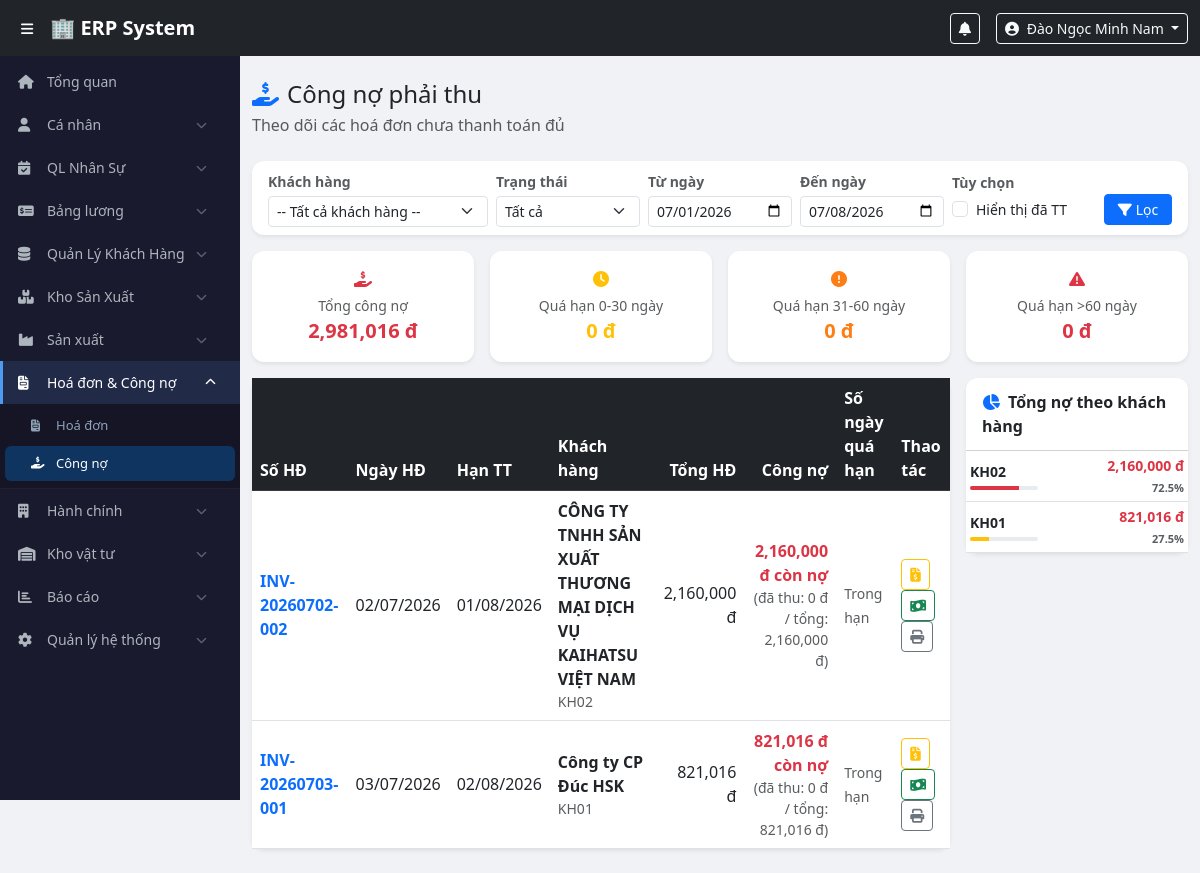
Screenshot of /modules/invoice/debt.php (signed in) with the database file from the repository.
### tables this page shows
CREATE TABLE `invoices` (
  `id` int(11) NOT NULL,
  `invoice_no` varchar(30) NOT NULL,
  `invoice_date` date DEFAULT NULL,
  `due_date` date DEFAULT NULL,
  `customer_id` int(11) NOT NULL,
  `total_amount` decimal(15,0) NOT NULL DEFAULT 0,
  `subtotal` decimal(15,0) NOT NULL DEFAULT 0,
  `vat_rate` decimal(5,2) NOT NULL DEFAULT 0.00,
  `vat_amount` decimal(15,0) NOT NULL DEFAULT 0,
  `note` text DEFAULT NULL,
  `delivery_id` int(11) DEFAULT NULL,
  `status` enum('draft','unpaid','partial','paid','cancelled') DEFAULT 'unpaid',
  `created_by` int(11) DEFAULT NULL,
  `confirmed_by` int(11) DEFAULT NULL,
  `confirmed_at` timestamp NULL DEFAULT NULL,
  `created_at` timestamp NOT NULL DEFAULT current_timestamp(),
  `updated_at` timestamp NOT NULL DEFAULT current_timestamp() ON UPDATE current_timestamp(),
  `bkav_invoice_no` varchar(50) DEFAULT NULL COMMENT 'Số hoá đơn do BKAV cấp',
  `bkav_status` varchar(20) DEFAULT NULL COMMENT 'issued | error | null',
  `bkav_issued_at` datetime DEFAULT NULL COMMENT 'Thời điểm xuất thành công',
  `bkav_raw_response` text DEFAULT NULL COMMENT 'Raw response từ BKAV (debug)',
  `is_locked` tinyint(1) NOT NULL DEFAULT 0 COMMENT '1 = đã khoá, chỉ director sửa được',
  `locked_bkav_no` varchar(50) DEFAULT NULL COMMENT 'Số HĐ BKAV nhập khi khoá',
  `locked_bkav_date` date DEFAULT NULL COMMENT 'Ngày HĐ BKAV nhập khi khoá',
  `locked_at` datetime DEFAULT NULL,
  `locked_by` int(11) DEFAULT NULL
);

CREATE TABLE `customers` (
  `id` int(11) NOT NULL,
  `customer_code` varchar(30) DEFAULT NULL,
  `customer_name` varchar(200) NOT NULL,
  `address` text DEFAULT NULL,
  `tax_code` varchar(20) DEFAULT NULL COMMENT 'Mã số thuế',
  `vat_rate` tinyint(4) NOT NULL DEFAULT 8 COMMENT 'VAT mặc định (%)',
  `contact_person` varchar(100) DEFAULT NULL,
  `phone` varchar(20) DEFAULT NULL,
  `email` varchar(100) DEFAULT NULL,
  `is_active` tinyint(1) DEFAULT 1,
  `created_by` int(11) DEFAULT NULL,
  `created_at` timestamp NOT NULL DEFAULT current_timestamp(),
  `updated_at` timestamp NOT NULL DEFAULT current_timestamp() ON UPDATE current_timestamp()
);

### modules/invoice/debt.php (the view, shortened to what this page needs)
<?php
$pdo = getDBConnection();
$filterStatus   = trim((string)($_GET['status'] ?? 'all'));
$showPaid       = isset($_GET['show_paid']) && $_GET['show_paid'] === '1';
$filterFrom     = trim((string)($_GET['from'] ?? date('Y-m-01')));
$filterTo       = trim((string)($_GET['to'] ?? date('Y-m-d')));
$where = [
    "i.status NOT IN ('draft', 'cancelled')",
    'i.invoice_date BETWEEN ? AND ?',
];
$params = [$filterFrom, $filterTo];
$sql = "
    SELECT i.id, i.invoice_no, i.invoice_date, i.due_date,
           i.total_amount, i.status,
           c.customer_name, c.customer_code,
           COALESCE(p.paid_amount, 0) AS paid_amount,
           (i.total_amount - COALESCE(p.paid_amount, 0)) AS remaining,
           CASE WHEN i.due_date IS NULL THEN 0 ELSE DATEDIFF(CURDATE(), i.due_date) END AS days_overdue
    FROM invoices i
    LEFT JOIN customers c ON c.id = i.customer_id
    LEFT JOIN (
        SELECT invoice_id, SUM(amount) AS paid_amount
        FROM payments
        GROUP BY invoice_id
    ) p ON p.invoice_id = i.id
    WHERE " . implode(' AND ', $where) . "
    ORDER BY days_overdue DESC, i.due_date ASC, i.invoice_date DESC, i.id DESC
";
$stmt = $pdo->prepare($sql);
$stmt->execute($params);
$rows = $stmt->fetchAll(PDO::FETCH_ASSOC);
if (!$showPaid) {
    $rows = array_values(array_filter($rows, static fn($r) => (float)$r['remaining'] > 0.01));
}
$summary = [
    'total_debt' => 0,
    'bucket_0_30' => 0,
    'bucket_31_60' => 0,
    'bucket_60_plus' => 0,
];
$customerDebt = [];
foreach ($rows as $r) {
    $remaining = (float)$r['remaining'];
    $summary['total_debt'] += $remaining;
    $customerLabel = trim($r['customer_code'] ?? '');
    if (!isset($customerDebt[$customerLabel])) {
        $customerDebt[$customerLabel] = 0;
    }
    $customerDebt[$customerLabel] += $remaining;
}
arsort($customerDebt);
function debtRowClass(int $daysOverdue): string {
    if ($daysOverdue <= 0) return '';
    return 'bg-danger bg-opacity-25';
}
include $_SERVER['DOCUMENT_ROOT'] . '/erp/includes/header.php';
include $_SERVER['DOCUMENT_ROOT'] . '/erp/includes/sidebar.php';
?>
<div class="main-content">
<div class="container-fluid py-4">
    <div class="mb-4">
        <h4 class="mb-1"><i class="fas fa-hand-holding-usd me-2 text-primary"></i>Công nợ phải thu</h4>
        <p class="text-muted mb-0">Theo dõi các hoá đơn chưa thanh toán đủ</p>
    </div>
    <div class="card border-0 shadow-sm mb-3">
        <div class="card-body py-2">
            <form class="row g-2 align-items-center" method="GET">
                <div class="col-md-3">
                    <label class="form-label form-label-sm mb-1 small text-muted fw-semibold">Khách hàng</label>
                    <select name="customer_id" class="form-select form-select-sm">
                        <option value="0">-- Tất cả khách hàng --</option>
                    </select>
                </div>
                <div class="col-md-2">
                    <label class="form-label form-label-sm mb-1 small text-muted fw-semibold">Trạng thái</label>
                    <select name="status" class="form-select form-select-sm">
                        <option value="all" <?= $filterStatus === 'all' ? 'selected' : '' ?>>Tất cả</option>
                    </select>
                </div>
                <div class="col-md-2">
                    <label class="form-label form-label-sm mb-1 small text-muted fw-semibold">Từ ngày</label>
                    <input type="date" name="from" class="form-control form-control-sm" value="<?= htmlspecialchars($filterFrom) ?>">
                </div>
                <div class="col-md-2">
                    <label class="form-label form-label-sm mb-1 small text-muted fw-semibold">Đến ngày</label>
                    <input type="date" name="to" class="form-control form-control-sm" value="<?= htmlspecialchars($filterTo) ?>">
                </div>
                <div class="col-md-2">
                    <label class="form-label form-label-sm mb-1 small text-muted fw-semibold d-block">Tùy chọn</label>
                    <div class="form-check">
                        <input class="form-check-input" type="checkbox" value="1" id="showPaid" name="show_paid" <?= $showPaid ? 'checked' : '' ?>>
                        <label class="form-check-label small" for="showPaid">Hiển thị đã TT</label>
                    </div>
                </div>
                <div class="col-md-1 d-grid pt-md-4">
                    <button class="btn btn-sm btn-primary"><i class="fas fa-filter me-1"></i>Lọc</button>
                </div>
            </form>
        </div>
    </div>
    <div class="row g-3 mb-3">
        <div class="col-md-3">
            <div class="card border-0 shadow-sm text-center py-3">
                <div class="mb-1"><i class="fas fa-hand-holding-usd text-danger"></i></div>
                <div class="text-muted small">Tổng công nợ</div>
                <div class="fs-5 fw-bold text-danger"><?= number_format($summary['total_debt']) ?> đ</div>
            </div>
        </div>
        <div class="col-md-3">
            <div class="card border-0 shadow-sm text-center py-3">
                <div class="mb-1"><i class="fas fa-clock text-warning"></i></div>
                <div class="text-muted small">Quá hạn 0-30 ngày</div>
                <div class="fs-5 fw-bold text-warning"><?= number_format($summary['bucket_0_30']) ?> đ</div>
            </div>
        </div>
        <div class="col-md-3">
            <div class="card border-0 shadow-sm text-center py-3">
                <div class="mb-1"><i class="fas fa-exclamation-circle" style="color:#fd7e14"></i></div>
                <div class="text-muted small">Quá hạn 31-60 ngày</div>
                <div class="fs-5 fw-bold" style="color:#fd7e14"><?= number_format($summary['bucket_31_60']) ?> đ</div>
            </div>
        </div>
        <div class="col-md-3">
            <div class="card border-0 shadow-sm text-center py-3">
                <div class="mb-1"><i class="fas fa-exclamation-triangle text-danger"></i></div>
                <div class="text-muted small">Quá hạn &gt;60 ngày</div>
                <div class="fs-5 fw-bold text-danger"><?= number_format($summary['bucket_60_plus']) ?> đ</div>
            </div>
        </div>
    </div>
    <div class="row g-3">
        <div class="col-lg-9">
            <div class="card border-0 shadow-sm">
                <div class="card-body p-0">
                    <div class="table-responsive">
                        <table class="table table-hover align-middle mb-0">
                            <thead class="table-dark">
                                <tr>
                                    <th>Số HĐ</th>
                                    <th>Ngày HĐ</th>
                                    <th>Hạn TT</th>
                                    <th>Khách hàng</th>
                                    <th class="text-end">Tổng HĐ</th>
                                    <th class="text-end">Công nợ</th>
                                    <th>Số ngày quá hạn</th>
                                    <th>Thao tác</th>
                                </tr>
                            </thead>
                            <tbody>
                            <?php if (empty($rows)): ?>
                                <tr><td colspan="8" class="text-center text-muted py-4">Không có công nợ phù hợp</td></tr>
                            <?php else: ?>
                                <?php foreach ($rows as $r):
                                    $remaining = (float)$r['remaining'];
                                    $daysOverdue = (int)$r['days_overdue'];
                                ?>
                                <tr class="<?= debtRowClass($daysOverdue) ?>"
                                    style="cursor:pointer"
                                    onclick="window.location='invoice_detail.php?id=<?= (int)$r['id'] ?>'">
                                    <td class="fw-semibold text-primary"><?= htmlspecialchars($r['invoice_no']) ?></td>
                                    <td><?= $r['invoice_date'] ? date('d/m/Y', strtotime($r['invoice_date'])) : '—' ?></td>
                                    <td><?= $r['due_date'] ? date('d/m/Y', strtotime($r['due_date'])) : '—' ?></td>
                                    <td>
                                        <div class="fw-semibold"><?= htmlspecialchars($r['customer_name'] ?? '—') ?></div>
                                        <div class="text-muted small"><?= htmlspecialchars($r['customer_code'] ?? '') ?></div>
                                    </td>
                                    <td class="text-end"><?= number_format($r['total_amount']) ?> đ</td>
                                    <td class="text-end">
                                        <div class="fw-bold <?= $remaining > 0.01 ? 'text-danger' : 'text-success' ?>">
                                            <?= number_format($remaining) ?> đ còn nợ
                                        </div>
                                        <div class="text-muted small">
                                            (đã thu: <?= number_format($r['paid_amount']) ?> đ / tổng: <?= number_format($r['total_amount']) ?> đ)
                                        </div>
                                    </td>
                                    <td>
                                        <?php if ($daysOverdue > 0): ?>
                                            <span class="fw-semibold text-danger"><?= $daysOverdue ?> ngày</span>
                                        <?php else: ?>
                                            <span class="text-muted small">Trong hạn</span>
                                        <?php endif; ?>
                                    </td>
                                    <td>
                                        <button class="btn btn-sm btn-outline-warning btn-vat-placeholder" title="Xuất hóa đơn VAT (đang hoàn thiện)" onclick="event.stopPropagation()">
                                            <i class="fas fa-file-invoice-dollar"></i>
                                        </button>
                                        <?php if ($remaining > 0.01): ?>
                                        <button class="btn btn-sm btn-outline-success btn-pay"
                                                data-id="<?= (int)$r['id'] ?>"
                                                data-no="<?= htmlspecialchars($r['invoice_no']) ?>"
                                                data-debt="<?= (float)$remaining ?>"
                                                title="Ghi thu"
                                                onclick="event.stopPropagation()">
                                            <i class="fas fa-money-bill-wave"></i>
                                        </button>
                                        <?php endif; ?>
                                        <a href="/erp/api/invoice/print_invoice.php?id=<?= (int)$r['id'] ?>" target="_blank" class="btn btn-sm btn-outline-secondary" title="In HĐ" onclick="event.stopPropagation()">
                                            <i class="fas fa-print"></i>
                                        </a>
                                    </td>
                                </tr>
                                <?php endforeach; ?>
                            <?php endif; ?>
                            </tbody>
                        </table>
                    </div>
                </div>
            </div>
        </div>
        <div class="col-lg-3">
            <div class="card border-0 shadow-sm">
                <div class="card-header bg-white fw-bold">
                    <i class="fas fa-chart-pie me-2 text-primary"></i>Tổng nợ theo khách hàng
                </div>
                <div class="card-body p-0">
                    <div class="table-responsive">
                        <table class="table table-sm align-middle mb-0">
                            <tbody>
                            <?php if (empty($customerDebt)): ?>
                                <tr><td class="text-center text-muted py-3">Không có dữ liệu</td></tr>
                            <?php else: ?>
                                <?php foreach ($customerDebt as $customerLabel => $amount): ?>
                                <?php
                                    $percent = $summary['total_debt'] > 0 ? ($amount / $summary['total_debt']) * 100 : 0;
                                    $barClass = $percent >= 50 ? 'bg-danger' : ($percent >= 20 ? 'bg-warning' : 'bg-success');
                                ?>
                                <tr>
                                    <td>
                                        <div class="small fw-semibold"><?= htmlspecialchars($customerLabel) ?></div>
                                        <div class="progress mt-1" style="height:4px">
                                            <div class="progress-bar <?= $barClass ?>" style="width:<?= min(100, round($percent, 2)) ?>%"></div>
                                        </div>
                                    </td>
                                    <td class="text-end text-danger fw-semibold small">
                                        <?= number_format($amount) ?> đ<br>
                                        <span class="text-muted" style="font-size:11px"><?= round($percent, 1) ?>%</span>
                                    </td>
                                </tr>
                                <?php endforeach; ?>
                            <?php endif; ?>
                            </tbody>
                        </table>
                    </div>
                </div>
            </div>
        </div>
    </div>
</div>
</div>
<?php include $_SERVER['DOCUMENT_ROOT'] . '/erp/includes/footer.php'; ?>

### assets/css/style.css (style rules this page uses)
body { padding-top: 56px; background: #f0f2f5; font-family: 'Segoe UI', sans-serif; }
.main-content { margin-left: 240px; transition: margin-left 0.3s; min-height: calc(100vh - 56px); }
.card { border-radius: 12px !important; }
.card-header { border-radius: 12px 12px 0 0 !important; padding: 12px 16px; }

### rows the page displays
invoices: invoice_no "INV-20260702-002", invoice_date "02/07/2026", due_date "01/08/2026", customer.customer_name "CÔNG TY TNHH SẢN XUẤT THƯƠNG MẠI DỊCH VỤ KAIHATSU VIỆT NAM", customer.customer_code "KH02", total_amount "2,160,000", remaining "2,160,000", paid_amount "0"
invoices: invoice_no "INV-20260703-001", invoice_date "03/07/2026", due_date "02/08/2026", customer.customer_name "Công ty CP Đúc HSK", customer.customer_code "KH01", total_amount "821,016", remaining "821,016", paid_amount "0"
customers: customer_code "KH01"

### other values shown
$user['full_name'] "Đào Ngọc Minh Nam"
$summary['total_debt'] "2,981,016"
$summary['bucket_0_30'] "0"
$summary['bucket_31_60'] "0"
$summary['bucket_60_plus'] "0"
$customerLabel "KH02"
$amount "2,160,000"
$percent "72.5"
$amount "821,016"
$percent "27.5"
